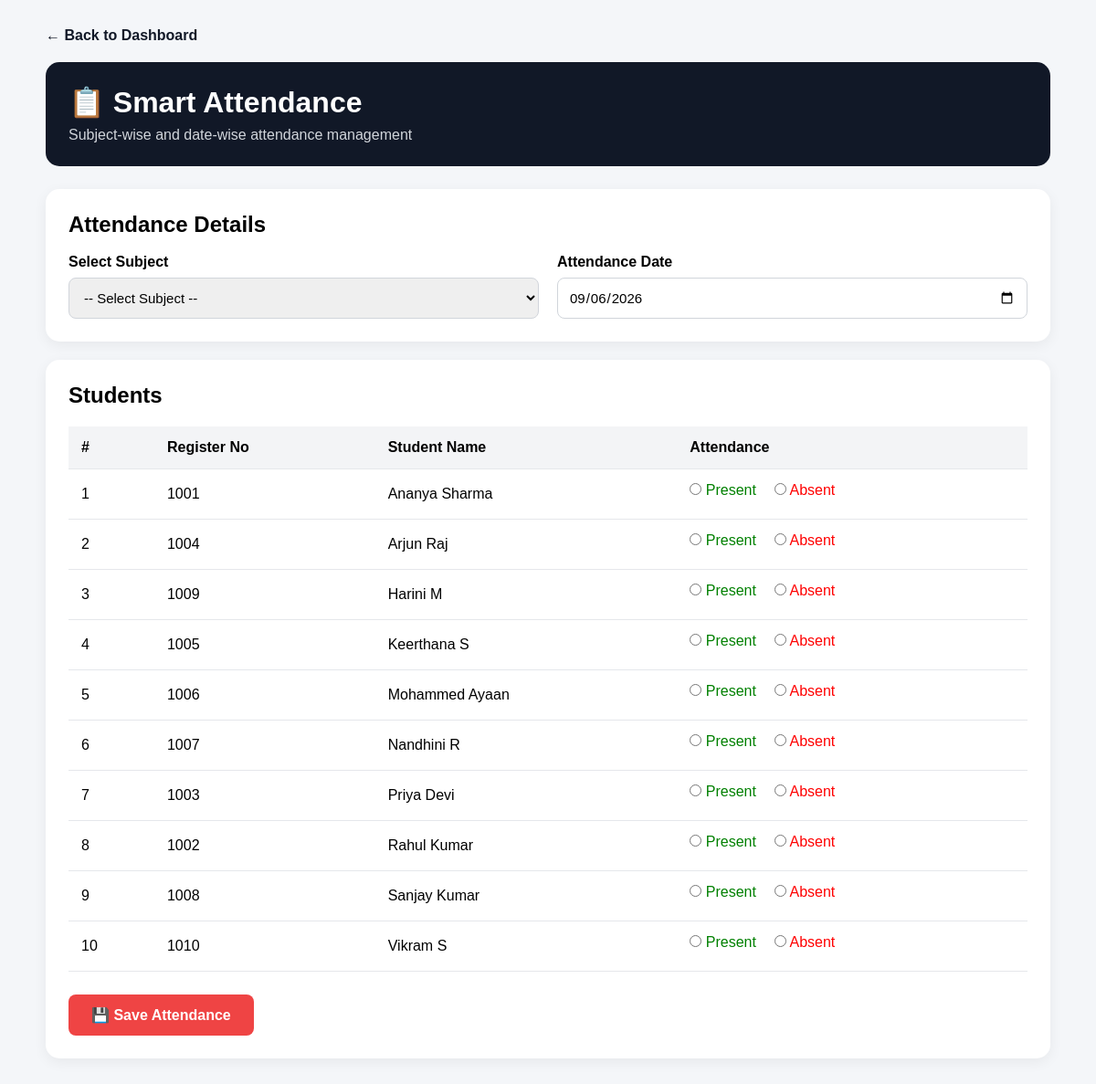
The app's page /attendance (signed in) with its own data.
### tables this page shows
CREATE TABLE students (
            id INTEGER PRIMARY KEY AUTOINCREMENT,
            name TEXT NOT NULL,
            reg_no TEXT UNIQUE NOT NULL,
            student_class TEXT NOT NULL,
            department TEXT DEFAULT 'CSE',
            year INTEGER DEFAULT 1
        );

### app.py (the view)
@app.route("/attendance")
@role_required("admin", "faculty")
def attendance():
    conn = get_db()
    students = conn.execute("""
        SELECT *
        FROM students
        ORDER BY name
    """).fetchall()
    subjects = conn.execute("""
        SELECT *
        FROM subjects
        ORDER BY subject_name
    """).fetchall()
    conn.close()
    return render_template(
        "attendance.html",
        students=students,
        subjects=subjects,
        current_date=str(date.today())
    )

### app.py (called while the page is built, shortened)
def get_db():
    conn = sqlite3.connect(DATABASE)
    conn.row_factory = sqlite3.Row
    conn.execute("PRAGMA foreign_keys = ON")
    return conn

def role_required(*allowed_roles):
    def decorator(function):
        @wraps(function)
        def wrapper(*args, **kwargs):
            if not session.get("logged_in"):
                return redirect("/login")
            return function(*args, **kwargs)
        return wrapper
    return decorator

### templates/attendance.html (shortened to what this page needs)
<!DOCTYPE html>
<html lang="en">
<head>
</head>
<body>
<div class="container">
    <a href="/dashboard" class="back">
        ← Back to Dashboard
    </a>
    <div class="header">
        <h1>📋 Smart Attendance</h1>
        <p>
            Subject-wise and date-wise attendance management
        </p>
    </div>
    <form action="/save_attendance"
          method="POST">
        <div class="card">
            <h2>Attendance Details</h2>
            <br>
            <div class="form-row">
                <div>
                    <label>
                        Select Subject
                    </label>
                    <select name="subject_id" required>
                        <option value="">
                            -- Select Subject --
                        </option>
                    </select>
                </div>
                <div>
                    <label>
                        Attendance Date
                    </label>
                    <input
                        type="date"
                        name="attendance_date"
                        value="{{ current_date }}"
                        required
                    >
                </div>
            </div>
        </div>
        <div class="card">
            <h2>Students</h2>
            <table>
                <thead>
                    <tr>
                        <th>
                            #
                        </th>
                        <th>
                            Register No
                        </th>
                        <th>
                            Student Name
                        </th>
                        <th>
                            Attendance
                        </th>
                    </tr>
                </thead>
                <tbody>
                    {% for student in students %}
                    <tr>
                        <td>
                            {{ loop.index }}
                        </td>
                        <td>
                            {{ student.reg_no }}
                        </td>
                        <td>
                            {{ student.name }}
                        </td>
                        <td>
                            <div class="radio-group">
                                <label class="present">
                                    <input
                                        type="radio"
                                        name="{{ student.reg_no }}"
                                        value="Present"
                                        required
                                    >
                                    Present
                                </label>
                                <label class="absent">
                                    <input
                                        type="radio"
                                        name="{{ student.reg_no }}"
                                        value="Absent"
                                    >
                                    Absent
                                </label>
                            </div>
                        </td>
                    </tr>
                    {% endfor %}
                </tbody>
            </table>
            {% if students %}
            <button type="submit">
                💾 Save Attendance
            </button>
            {% else %}
            <p style="margin-top:20px;">
                No students found.
                Please add students first.
            </p>
            {% endif %}
        </div>
    </form>
</div>
</body>
</html>

### templates/attendance.html (style rules this page uses)
* { box-sizing: border-box; margin: 0; padding: 0; font-family: Arial, sans-serif; }
body { background: #f4f6f9; padding: 30px; }
.container { max-width: 1100px; margin: auto; }
.header { background: #111827; color: white; padding: 25px; border-radius: 15px; margin-bottom: 25px; }
.header h1 { margin-bottom: 8px; }
.header p { color: #d1d5db; }
.card { background: white; padding: 25px; border-radius: 15px; box-shadow: 0 4px 15px rgba(0,0,0,0.06); margin-bottom: 20px; }
.form-row { display: grid; grid-template-columns: 1fr 1fr; gap: 20px; }
label { display: block; font-weight: bold; margin-bottom: 8px; }
select, input { width: 100%; padding: 12px; border: 1px solid #d1d5db; border-radius: 8px; font-size: 15px; }
table { width: 100%; border-collapse: collapse; margin-top: 20px; }
th, td { padding: 14px; border-bottom: 1px solid #e5e7eb; text-align: left; }
th { background: #f3f4f6; }
.radio-group { display: flex; gap: 20px; }
.radio-group label { font-weight: normal; }
.radio-group input { width: auto; }
.present { color: green; }
.absent { color: red; }
button { margin-top: 25px; padding: 13px 25px; border: none; border-radius: 8px; background: #ef4444; color: white; font-size: 16px; font-weight: bold; cursor: pointer; }
.back { display: inline-block; margin-bottom: 20px; text-decoration: none; color: #111827; font-weight: bold; }

### records on screen
students: reg_no "1001", name "Ananya Sharma"
students: reg_no "1004", name "Arjun Raj"
students: reg_no "1009", name "Harini M"
students: reg_no "1005", name "Keerthana S"
students: reg_no "1006", name "Mohammed Ayaan"
students: reg_no "1007", name "Nandhini R"
students: reg_no "1003", name "Priya Devi"
students: reg_no "1002", name "Rahul Kumar"
students: reg_no "1008", name "Sanjay Kumar"
students: reg_no "1010", name "Vikram S"
